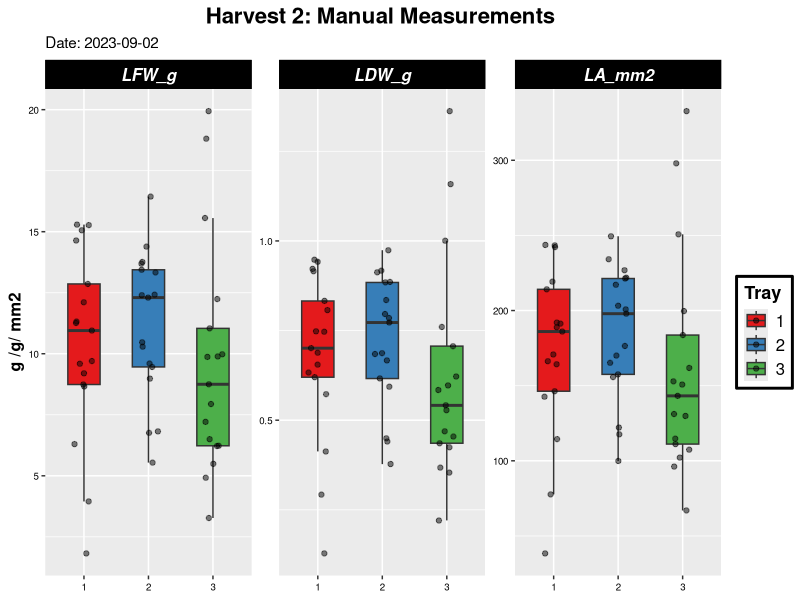

The R source for this figure:
## These script includes daata visualization for Harvest 2 from GH13JC01 Experiment ###

library(tidyverse)
library(dplyr)
library(readxl)
library(ggridges)
library(reshape2)
library(RColorBrewer)

raw_data<- read.csv("harvest2_data.csv") %>% select(1:8)

raw_data$tray_id = as.factor(raw_data$tray_id)
# Convert the raw data to a new data set where measuring variable names are included in a column.
# melt creates variable and values columns. Strings inside measure.vars taken as variable factor for variable.  

raw_reshape <- melt(raw_data, 
                      measure.vars = c("LFW_g","LDW_g", "LA_mm2"))


# Part 1:  Population Information / Data Distribution
## Use the reshaped data to facet using variable name.  
raw_reshape %>% 
  ggplot(aes(tray_id,value, fill = tray_id)) +
  geom_boxplot(outlier.shape = NA, width=0.5)+
  geom_jitter(width=0.15, alpha=0.5)+
  facet_wrap(~variable, scales = 'free') +
  scale_fill_brewer(palette = "Set1") + 
  theme(plot.title = element_text(size=16,hjust = 0.5, face="bold"),
      axis.text = element_text(size = 7,color="black"),
      axis.title.x = element_text(size=12,face="bold"),
      axis.title = element_text(size = 12, face="bold"),
      legend.position = "right",
      legend.background = element_rect(fill="white",
                                       size=1, linetype="solid", 
                                       colour ="black"),
      legend.text = element_text(size = 12),
      legend.title = element_text(size = 13,
                                  face = "bold"),
      strip.background = element_rect(color="black", fill="black", 
                                      size=1.5, linetype="solid"),
      strip.text.x = element_text(
        size = 12, color = "white", face = "bold.italic"))+
  labs(title="Harvest 2: Manual Measurements ",
       subtitle = "Date: 2023-09-02",
       fill="Tray",
       caption=NULL,
       x=NULL,
       y="g /g/ mm2")
    
                        

  